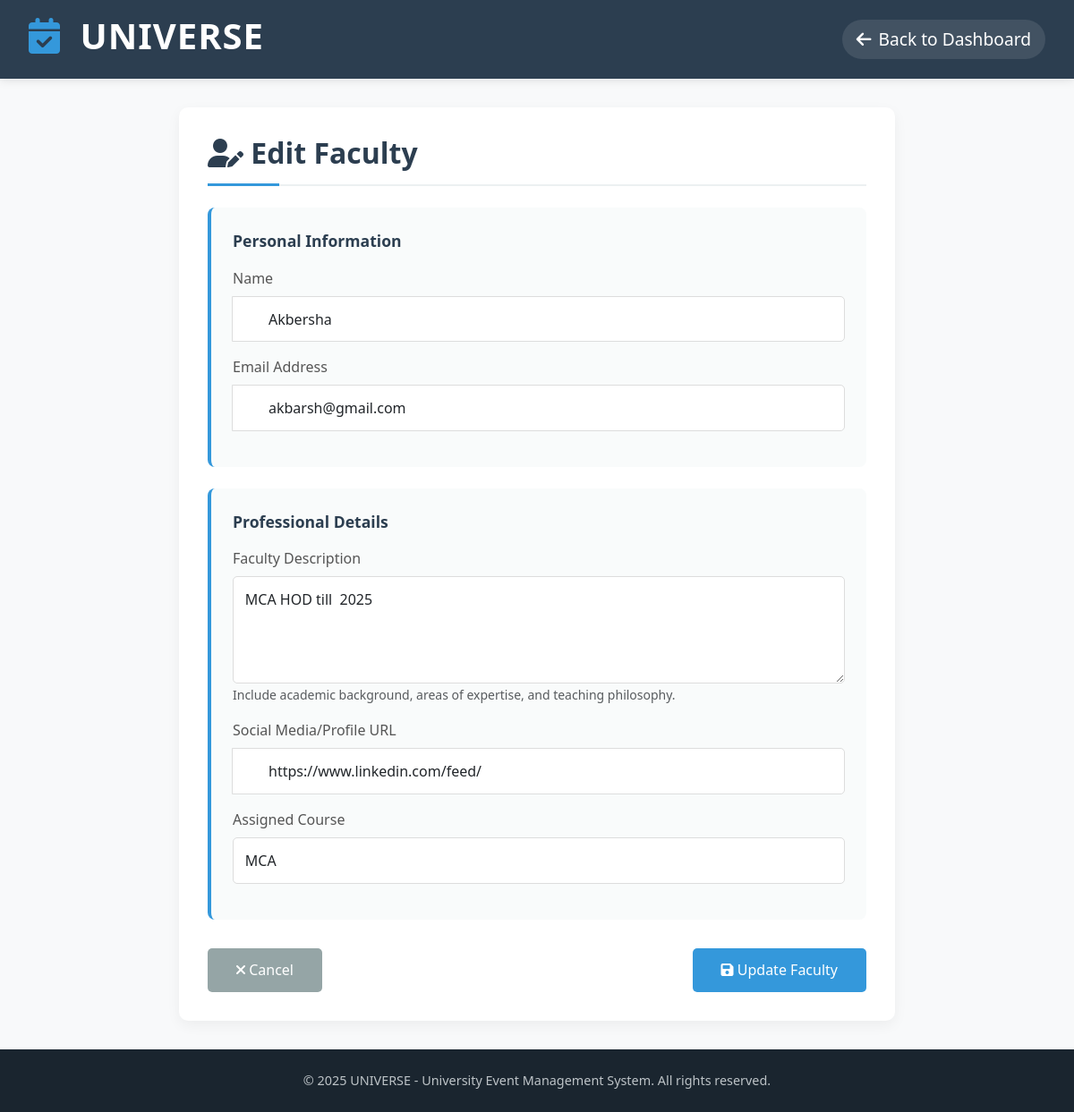
Page /College/faculty/edit/2/ (signed in) on the committed database.
### College/models.py (models this page shows)
class Faculty(models.Model):
    name = models.CharField(max_length=50)
    email = models.EmailField(unique=True)
    description = models.TextField()
    social_media = models.URLField(max_length=200, blank=True, null=True)
    course = models.ForeignKey(Course, on_delete=models.CASCADE)

class Course(models.Model):
    course_name = models.CharField(max_length=50)
    duration = models.CharField(max_length=50)
    description = models.CharField(max_length=50)
    college = models.ForeignKey(College, on_delete=models.CASCADE)

### College/views.py (the view, shortened to what this page needs)
# urls.py: path("faculty/edit/<int:faculty_id>/", views.edit_faculty, name="edit_faculty"),
def edit_faculty(request, faculty_id):
    college_id = request.session.get("col")
    if not college_id:
        return redirect("Student:login")
    faculty = get_object_or_404(Faculty, id=faculty_id, course__college_id=college_id)
    courses = Course.objects.filter(college_id=college_id)
    return render(request, "College/Edit_faculty.html", {"faculty": faculty, "courses": courses})

### College/templates/College/Edit_faculty.html (shortened to what this page needs)
<!DOCTYPE html>
<html lang="en">
<head>
    <link href="https://cdn.jsdelivr.net/npm/bootstrap@5.3.0-alpha1/dist/css/bootstrap.min.css" rel="stylesheet">
    <link rel="stylesheet" href="https://cdnjs.cloudflare.com/ajax/libs/font-awesome/6.0.0-beta3/css/all.min.css">
</head>
<body>
    <div class="navbar">
        <h1><i class="fas fa-calendar-check"></i> UNIVERSE</h1>
        <a href="{% url 'College:college_home' %}" class="back-btn">
            <i class="fas fa-arrow-left"></i> Back to Dashboard
        </a>
    </div>
    <div class="container">
        <div class="form-container">
            <h2><i class="fas fa-user-edit"></i> Edit Faculty</h2>
            <form method="post">
                <div class="form-section">
                    <div class="form-section-title">Personal Information</div>
                    <div class="mb-3">
                        <label for="name" class="form-label">Name</label>
                        <div class="input-group">
                            <span class="input-icon"></span>
                            <input type="text" id="name" name="name" class="form-control input-with-icon" value="{{ faculty.name }}" required>
                        </div>
                    </div>
                    <div class="mb-3">
                        <label for="email" class="form-label">Email Address</label>
                        <div class="input-group">
                            <span class="input-icon"></span>
                            <input type="email" id="email" name="email" class="form-control input-with-icon" value="{{ faculty.email }}" required>
                        </div>
                    </div>
                </div>
                <div class="form-section">
                    <div class="form-section-title">Professional Details</div>
                    <div class="mb-3">
                        <label for="description" class="form-label">Faculty Description</label>
                        <textarea id="description" name="description" class="form-control" required>{{ faculty.description }}</textarea>
                        <small class="text-muted">Include academic background, areas of expertise, and teaching philosophy.</small>
                    </div>
                    <div class="mb-3">
                        <label for="social_media" class="form-label">Social Media/Profile URL</label>
                        <div class="input-group">
                            <span class="input-icon"></span>
                            <input type="url" id="social_media" name="social_media" class="form-control input-with-icon" value="{{ faculty.social_media }}" placeholder="https://example.com/profile">
                        </div>
                    </div>
                    <div class="mb-3">
                        <label for="course" class="form-label">Assigned Course</label>
                        <select id="course" name="course" class="form-control" required>
                            {% for course in courses %}
                                <option value="{{ course.id }}" {% if faculty.course.id == course.id %}selected{% endif %}>{{ course.course_name }}</option>
                            {% endfor %}
                        </select>
                    </div>
                </div>
                <div class="action-buttons">
                    <a href="{% url 'College:college_faculty' %}" class="btn-cancel">
                        <i class="fas fa-times"></i> Cancel
                    </a>
                    <button type="submit" class="btn btn-primary">
                        <i class="fas fa-save"></i> Update Faculty
                    </button>
                </div>
            </form>
        </div>
    </div>
    <div class="footer">
        <p>&copy; 2025 UNIVERSE - University Event Management System. All rights reserved.</p>
    </div>
</body>
</html>

### College/templates/College/Edit_faculty.html (style rules this page uses)
:root { --primary: #2c3e50; --secondary: #3498db; --accent: #e74c3c; --light: #ecf0f1; --dark: #1a252f; }
body { background-color: #f8f9fa; color: var(--dark); font-family: 'Segoe UI', Tahoma, Geneva, Verdana, sans-serif; min-height: 100vh; display: flex; flex-direction: column; position: relative; }
.navbar { background-color: var(--primary); color: white; padding: 1rem 2rem; box-shadow: 0 2px 10px rgba(0, 0, 0, 0.1); position: sticky; top: 0; z-index: 1000; }
.navbar h1 { font-weight: 700; letter-spacing: 1px; }
.navbar h1 i { color: var(--secondary); margin-right: 10px; }
.navbar .back-btn { color: white; text-decoration: none; font-size: 1.2rem; transition: transform 0.3s, color 0.3s; display: flex; align-items: center; padding: 0.5rem 1rem; border-radius: 50px; background-color: rgba(255, 255, 255, 0.1); }
.navbar .back-btn i { margin-right: 8px; }
.form-container { width: 100%; max-width: 800px; margin: 2rem auto; padding: 2rem; background-color: white; border-radius: 10px; box-shadow: 0 5px 15px rgba(0, 0, 0, 0.05); flex-grow: 1; }
.form-container h2 { color: var(--primary); margin-bottom: 1.5rem; padding-bottom: 1rem; border-bottom: 2px solid var(--light); font-weight: 600; position: relative; }
.form-container h2::after { content: ''; position: absolute; width: 80px; height: 3px; background-color: var(--secondary); bottom: -2px; left: 0; }
.form-control { border: 1px solid #ddd; border-radius: 5px; padding: 0.8rem; transition: all 0.3s; }
.form-label { font-weight: 500; color: #555; margin-bottom: 0.5rem; }
textarea.form-control { min-height: 120px; }
.btn-primary { background-color: var(--secondary); border: none; padding: 0.8rem 2rem; font-weight: 500; border-radius: 5px; transition: all 0.3s; }
.action-buttons { display: flex; justify-content: space-between; margin-top: 2rem; }
.btn-cancel { background-color: #95a5a6; color: white; border: none; padding: 0.8rem 2rem; font-weight: 500; border-radius: 5px; transition: all 0.3s; text-decoration: none; display: inline-block; }
.mb-3 { margin-bottom: 1.5rem; position: relative; transition: all 0.3s; }
.mb-3 label { display: block; margin-bottom: 0.5rem; font-weight: 500; color: #555; transition: all 0.3s; }
.footer { background-color: var(--dark); color: white; text-align: center; padding: 1.5rem; margin-top: auto; }
.footer p { margin: 0; font-size: 0.9rem; color: #bdc3c7; }
.input-group { position: relative; }
.input-icon { position: absolute; top: 50%; transform: translateY(-50%); left: 1rem; color: #95a5a6; }
.input-with-icon { padding-left: 2.5rem; }
.form-section { border-radius: 8px; padding: 1.5rem; margin-bottom: 1.5rem; background-color: rgba(236, 240, 241, 0.3); border-left: 4px solid var(--secondary); }
.form-section-title { font-size: 1.1rem; color: var(--primary); margin-bottom: 1rem; font-weight: 600; }

### rows in the picture
Faculty: name "Akbersha", email "akbarsh@gmail.com", description "MCA HOD till 2025", social_media "https://www.linkedin.com/feed/", course "MCA"
